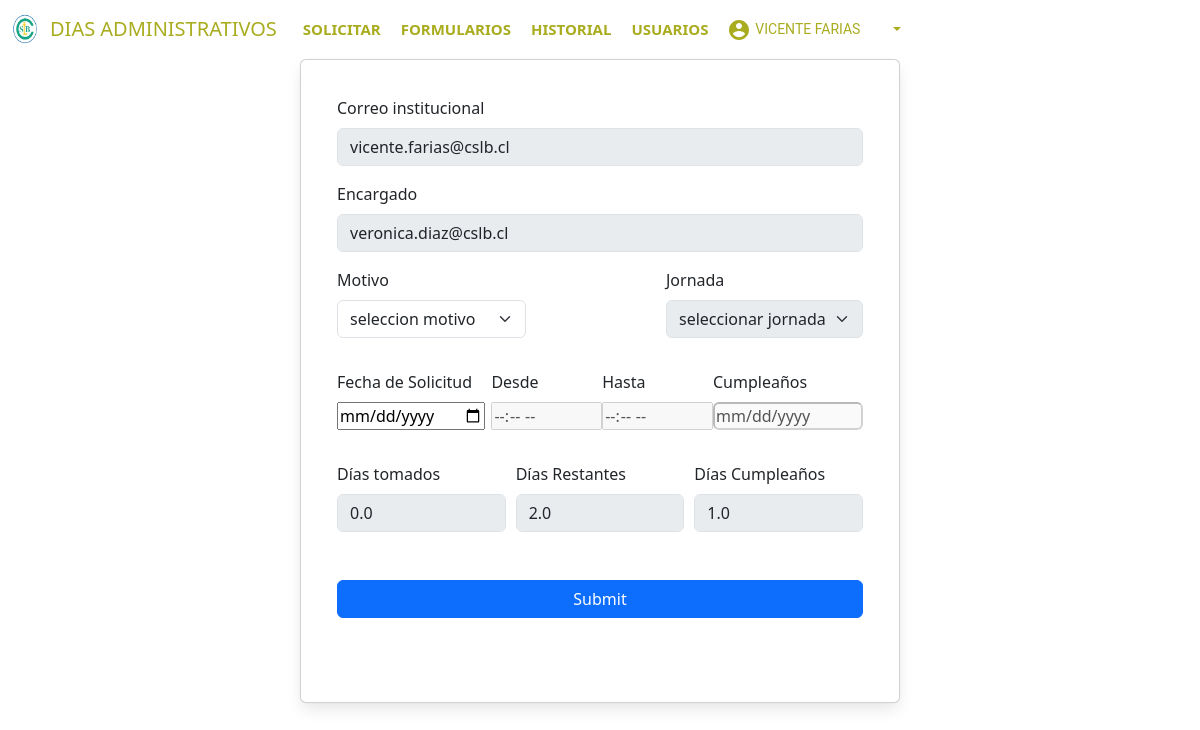
The app's page /formulario/ (signed in) with its own data.
### proyectoapp/models.py (models this page shows, shortened)
class User(AbstractUser):
    password = models.CharField(max_length=100, verbose_name='contraseña', default="1320")
    username = models.CharField(max_length=150, unique=True)
    first_name = models.CharField(max_length=30)
    last_name = models.CharField(max_length=30)
    email = models.EmailField(unique=True, blank=True, null=True)
    jefe = models.EmailField('correo jefe', max_length=254)
    jefe_id = models.IntegerField(default=None, null=True, blank=True)
    grupo_encargado_id = models.IntegerField(default=None, null=True, blank=True)  # Campo para almacenar group_id
    is_superuser = models.BooleanField(default=False)
    birthday = models.DateField('Cumpleaños',blank=True, null=True)
    date_joined = models.DateTimeField('Fecha Ingreso', default=timezone.now)
    dias_tomados = models.FloatField(default=0, verbose_name='Días Tomados')
    dias_restantes = models.FloatField(default=2, verbose_name='Días Restantes')
    dias_cumpleaños = models.FloatField(default=1, verbose_name='Días cumpleaños')

### proyectoapp/views.py (the view)
# urls.py: path('formulario/',login_required(views.formulario),name='formulario'),
def formulario(request):
    if request.method == 'POST':
        form = SolicitarForm(request.POST)
        if form.is_valid():
            user = request.user
            solicitud = form.save(commit=False)
            solicitud.user = user
            if user.dias_tomados <= 1 and solicitud.jornada == 1 and solicitud.motivo == 1:
                user.dias_tomados += 1
                user.dias_restantes -= 1
            elif user.dias_tomados <= 1.5 and solicitud.jornada == 0.5:
                user.dias_tomados += 0.5
                user.dias_restantes -= 0.5
            elif user.dias_tomados <= 1.75 and solicitud.jornada == 0.25:
                user.dias_tomados += 0.25
                user.dias_restantes -= 0.25
            elif user.dias_cumpleaños == 1 and solicitud.motivo == 0:
                user.dias_cumpleaños -= 1
            else:
                messages.error(request, "No tiene Días disponibles.")
                return render(request, 'proyectoapp/formulario.html')
            user.save()
            solicitud.save()
            logger = logging.getLogger(__name__)
            try:
                subject = 'Nueva solicitud recibida'
                message = 'revisar solicitud en el siguiente link de días administrativos http://127.0.0.1:8000/ListadoFormulario/'
                email_from = settings.EMAIL_HOST_USER
                recipient_list = [request.POST.get("encargado"),]
                send_mail( subject, message, email_from, recipient_list )
                messages.success(request, "correo enviado con éxito.")
            except Exception as e:
                logger.error('Error al enviar correo: %s', str(e))
            messages.success(request, "Formulario enviado con éxito.")
            return render(request, 'proyectoapp/index.html')
        else:
            messages.error(request, "El formulario no es válido. Por favor, corrige los errores.")
    else:
        form = SolicitarForm()
    return render(request, 'proyectoapp/formulario.html', {'form': form})

### proyectoapp/forms.py
class SolicitarForm(forms.ModelForm):
    class Meta:
        model = Formulario
        fields = [
            'email',
            'encargado',
            'motivo',
            'jornada',
            'fecha',
            'hora_ingreso',
            'hora_regreso',
        ]

### proyectoapp/templates/proyectoapp/formulario.html (shortened to what this page needs)
{% extends "../base.html" %} {% load crispy_forms_tags%} {% load static %}
{%block content%}
<!DOCTYPE html>
<html lang="en">
<head>
  <link rel="stylesheet" type="text/css" href='{% static "CSS/body_nav.css"%}' />
  <link rel="stylesheet" type="text/css" href='{% static "CSS/style_so.css"%}' />
  <link href="https://cdn.jsdelivr.net/npm/bootstrap@5.3.0-alpha1/dist/css/bootstrap.min.css" rel="stylesheet"
 />
  <link rel="stylesheet" href="https://cdnjs.cloudflare.com/ajax/libs/font-awesome/4.7.0/css/font-awesome.min.css" />
  <link rel="stylesheet" href="https://cdnjs.cloudflare.com/ajax/libs/animate.css/4.1.1/animate.min.css" />
</head>
<body>
  <div class="card">
    <form id="miFormulario" method="POST">
      <div class="mb-2 lg mb-3">
        <label class="form-label">Correo institucional</label>
        <input type="email" class="form-control" id="txtemail" name="email" value="{{user.email | lower}}" required
          disabled />
      </div>
      <div class="mb-2 lg mb-3">
        <label class="form-label">Encargado</label>
        <input type="email" class="form-control" id="txtemail" name="encargado" value="{{user.jefe | lower}}" required
          disabled />
      </div>
      <div style="display: flex; justify-content: space-between;">
        <div class="mb-2 lg mb-3">
          <label class="form-label">Motivo</label>
          <select class="form-select lg mb-3" name="motivo" id="motivo" required>
            <option value="" selected="selected" id="valordo">
              seleccion motivo
            </option>
          </select>
        </div>
        <div class="mb-2 lg mb-3">
          <label class="form-label">Jornada</label>
          <select class="form-select lg mb-3" name="jornada" id="jornada" required disabled>
            <option value="" selected>seleccionar jornada</option>
          </select>
        </div>
      </div>
      <div style="display: flex; justify-content: space-between;">
        <div class="mb-2 lg mb-3">
          <label class="form-label">Fecha de Solicitud</label>
          <input type="date" obj name="fecha" id="fecha_solicitada" onchange="obtenerfechafinf1()" required />
        </div>
        <div>
          <label class="form-label">Desde</label>
          <input type="time" name="hora_ingreso" id="hora_cub" disabled />
        </div>
        <div>
          <label class="form-label">Hasta</label>
          <input type="time" name="hora_regreso" id="hora_reg" disabled />
        </div>
        <div class="mb-2 lg mb-3">
          <label class="form-label">Cumpleaños</label>
          <input style="width: 150px; align-items: right" type="date" class="obj-dia lg mb-3" obj name="fechaCumple"
            id="fechaCumple" onchange="validarFecha()" value="{{user.birthday | lower}}" required disabled />
        </div>
      </div>
      <div style="display: flex; justify-content: space-between; gap: 10px;">
        <div class="mb-2 lg mb-5">
          <label class="form-label">Días tomados</label>
          <input type="number" class="form-control" id="dias_T" name="dias_tomados"
            value="{{user.dias_tomados | lower}}" disabled />
        </div>
        <div class="mb-2 lg mb-5">
          <label class="form-label">Días Restantes</label>
          <input type="number" class="form-control" id="dias_R" name="dias_restantes"
            value="{{user.dias_restantes | lower}}" disabled />
        </div>
        <div class="mb-2 lg mb-5">
          <label class="form-label">Días Cumpleaños</label>
          <input type="number" class="form-control" id="dias_R" name="dias_cumpleaños"
            value="{{user.dias_cumpleaños | lower}}" disabled />
        </div>
      </div>
      <div class="d-grid gap-2">
        <input class="btn btn-primary obj-enviar lg mb-5" type="submit" id="enviar" name="enviar">
      </div>
    </form>
  </div>
</body>
</html>
{% endblock %}

### proyectoapp/templates/base.html (shortened to what this page needs)
<!DOCTYPE html>
{% load static %}
<html lang="en">
  <head>
  <link rel=" stylesheet" type="text/css" href='{% static "CSS/body_nav.css" %}'>
  <link rel=" stylesheet" type="text/css" href='{% static "CSS/botton.css" %}'>
  <link href="https://cdn.jsdelivr.net/npm/bootstrap@5.3.0/dist/css/bootstrap.min.css" rel="stylesheet">
  <link rel="stylesheet" href="https://cdnjs.cloudflare.com/ajax/libs/font-awesome/4.7.0/css/font-awesome.min.css">
  <link rel="stylesheet" href="https://cdnjs.cloudflare.com/ajax/libs/animate.css/4.1.1/animate.min.css" />
  </head>
  <body>
    <nav class="navbar navbar-expand-lg" id="nav-menu">
      <img class="animate__animated animate__bounce" src='{% static "../media/image/cslb.png" %}'alt="10" width="50"height="30"/>
      <a class="navbar-brand elemento" id="nav-menu" style="background: #4f4f4f00"href='{% url "index" %}'>DIAS ADMINISTRATIVOS</a>
        {% if request.user.is_authenticated %}
          <div class="collapse navbar-collapse" id="navbarSupportedContent">
            <ul class="navbar-nav">
              <li class="nav-item">
                <a class="nav-link" href='{% url "formulario" %}'>SOLICITAR</a>
              </li>
              {% if request.user.is_superuser %}
              <li class="nav-item">
                <a class="nav-link" href='{% url "Listado" %}'>Formularios</a>
              </li>
              <li class="nav-item">
                <a class="nav-link" href='{% url "historial" %}'>Historial</a>
              </li>
              <li class="nav-item">
                <a class="nav-link" href='{% url "usuarios" %}'>Usuarios</a>
              </li>
              {%endif%}
            </ul>
              <div class="dropdown navbar-nav">
                <button class="css-nav dropdown-toggle dropdownp"type="button"data-bs-toggle="dropdown">
                  <span>
                  </span>
                  <p class="css-menu-caja">
                  {% if request.user.is_authenticated %}
                    <li><a  class="dropdown-item dropdown_sub css-nav">{{user.username | upper }}</a></li>
                  {% else %}
                    <li><a  class="dropdown-item dropdown_sub css-nav">PERFIL</a></li>
                  {%endif%}
                    </p>
                      <svg class="css-menu-int" focusable="false" aria-hidden="true"></svg>
                </button>
              </div>
          </div>
        {%endif%}
    </nav>
  {%block content%}
  {% endblock %}
  </body>
</html>

### proyectoapp/static/CSS/body_nav.css (style rules this page uses)
#nav-menu ul { font-family: "Chivo Mono" monospace; align-items: center; }
#nav-menu ul li { list-style: none; }
#nav-menu ul li a { font-size: 15px; font-weight: 700; text-transform: uppercase; color: rgb(0, 0, 0); padding: 10px; transition: 0.5s ease; ; }
.css-nav { display: inline-flex; align-items: center; justify-content: center; position: relative; box-sizing: border-box; background-color: transparent; outline: 0px; border: 0px; margin: 0px; cursor: pointer; vertical-align: middle; font-weight: 500; line-height: 24px; font-size: 0.875rem; font-family: Roboto, sans-serif; min-width: 64px; padding: 6px 8px; border-radius: 8px; }
.css-menu-int { user-select: none; width: 1.2em; height: 1em; display: inline-block; fill: currentcolor; flex-shrink: 0; transition: fill 200ms cubic-bezier(0.4, 0, 0.2, 1) 0ms; font-size: 1.5rem; }

### proyectoapp/static/CSS/style_so.css (style rules this page uses)
.card { width: 600px; height: 400px; margin: auto; background-color: #fff; border-radius: .25rem; box-shadow: 0 .5em 1em -.125em hsla(0, 0%, 4%, .1), 0 0 0 1px hsla(0, 0%, 4%, .02); color: #4a4a4a; max-width: 100%; position: static; padding: 3%; }
.obj-dia { width: 50%; border-radius: 0.375rem; transition: border-color 0.15s ease-in-out, box-shadow 0.15s ease-in-out; }
.obj-enviar { width: 100%; }
.form-label { position: relative; }

### records on screen
User: username "VICENTE FARIAS", email "vicente.farias@cslb.cl", encargado "veronica.diaz@cslb.cl", dias_tomados "0.0", dias_restantes "2.0", dias_cumpleaños "1.0"
